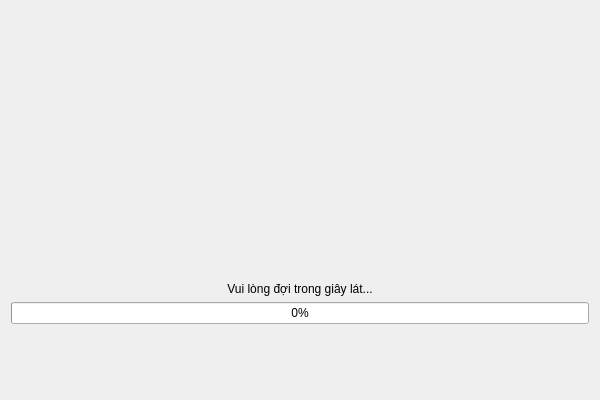
<?xml version="1.0" encoding="UTF-8"?>
<ui version="4.0">
 <class>DialogLoading</class>
 <widget class="QDialog" name="DialogLoading">
  <property name="geometry">
   <rect>
    <x>0</x>
    <y>0</y>
    <width>600</width>
    <height>400</height>
   </rect>
  </property>
  <property name="windowTitle">
   <string>Đang tải...</string>
  </property>
  <property name="modal">
   <bool>true</bool>
  </property>
  <layout class="QVBoxLayout" name="verticalLayout">
   <item>
    <spacer name="verticalSpacer">
     <property name="orientation">
      <enum>Qt::Vertical</enum>
     </property>
     <property name="sizeHint" stdset="0">
      <size>
       <width>20</width>
       <height>40</height>
      </size>
     </property>
    </spacer>
   </item>
   <item alignment="Qt::AlignHCenter">
    <widget class="QLabel" name="labelLoading">
     <property name="minimumSize">
      <size>
       <width>300</width>
       <height>200</height>
      </size>
     </property>
     <property name="maximumSize">
      <size>
       <width>300</width>
       <height>200</height>
      </size>
     </property>
     <property name="text">
      <string/>
     </property>
     <property name="alignment">
      <set>Qt::AlignCenter</set>
     </property>
    </widget>
   </item>
   <item>
    <widget class="QLabel" name="labelMessage">
     <property name="styleSheet">
      <string notr="true">font: 12pt &quot;Segoe UI&quot;;</string>
     </property>
     <property name="text">
      <string>Vui lòng đợi trong giây lát...</string>
     </property>
     <property name="alignment">
      <set>Qt::AlignCenter</set>
     </property>
    </widget>
   </item>
   <item>
    <widget class="QProgressBar" name="progressBar">
     <property name="value">
      <number>0</number>
     </property>
     <property name="alignment">
      <set>Qt::AlignCenter</set>
     </property>
    </widget>
   </item>
   <item>
    <spacer name="verticalSpacer_2">
     <property name="orientation">
      <enum>Qt::Vertical</enum>
     </property>
     <property name="sizeHint" stdset="0">
      <size>
       <width>20</width>
       <height>40</height>
      </size>
     </property>
    </spacer>
   </item>
  </layout>
 </widget>
 <resources/>
 <connections/>
</ui>
